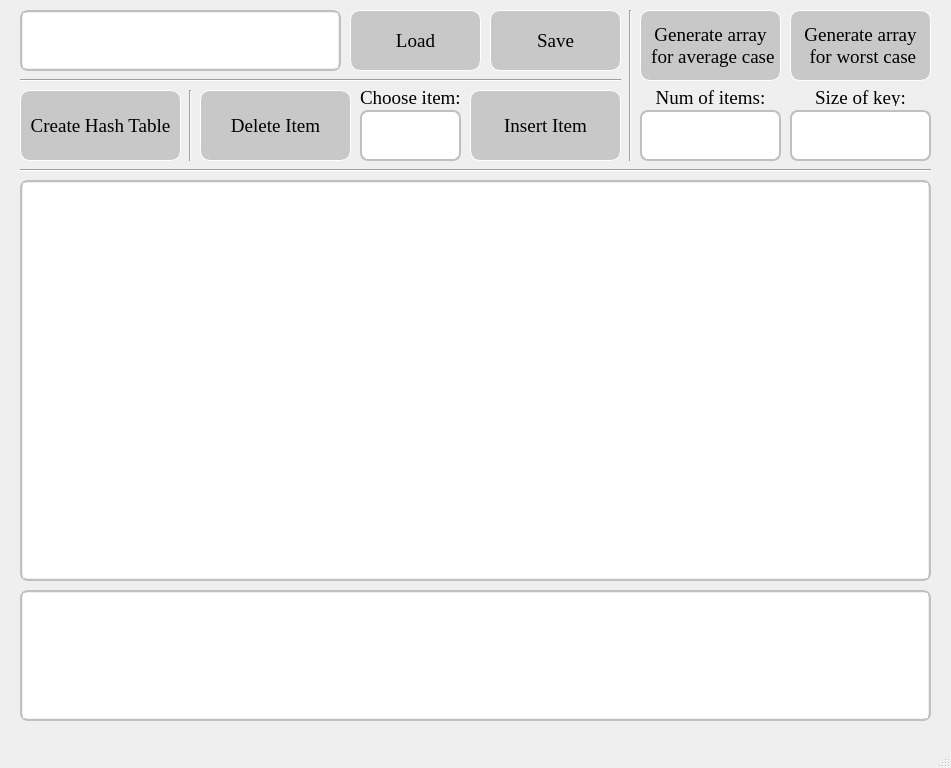
<?xml version="1.0" encoding="UTF-8"?>
<ui version="4.0">
 <class>MainWindow</class>
 <widget class="QMainWindow" name="MainWindow">
  <property name="geometry">
   <rect>
    <x>0</x>
    <y>0</y>
    <width>951</width>
    <height>768</height>
   </rect>
  </property>
  <property name="minimumSize">
   <size>
    <width>951</width>
    <height>768</height>
   </size>
  </property>
  <property name="maximumSize">
   <size>
    <width>951</width>
    <height>768</height>
   </size>
  </property>
  <property name="windowTitle">
   <string>MainWindow</string>
  </property>
  <property name="styleSheet">
   <string notr="true">#topPanel { background-color: 
  qlineargradient(spread:reflect, x1:0.5, y1:0, x2:0, y2:0, 
  stop:0 rgba(91, 204, 233, 100), stop:1 rgba(32, 80, 96, 
  100)); }</string>
  </property>
  <widget class="QWidget" name="centralwidget">
   <property name="styleSheet">
    <string notr="true">#centralWidget { background: rgba(132, 180, 196, 100); }</string>
   </property>
   <widget class="QPushButton" name="create">
    <property name="geometry">
     <rect>
      <x>20</x>
      <y>90</y>
      <width>161</width>
      <height>71</height>
     </rect>
    </property>
    <property name="font">
     <font>
      <family>Times New Roman</family>
      <pointsize>14</pointsize>
     </font>
    </property>
    <property name="styleSheet">
     <string notr="true">border: 1px solid white;
border-radius: 10px;
padding: 0 4px;
background: rgb(200, 200, 200);</string>
    </property>
    <property name="text">
     <string>Create Hash Table</string>
    </property>
   </widget>
   <widget class="QTextEdit" name="output">
    <property name="geometry">
     <rect>
      <x>20</x>
      <y>180</y>
      <width>911</width>
      <height>401</height>
     </rect>
    </property>
    <property name="font">
     <font>
      <family>HelveticaNeueLT Pro 55 Roman</family>
      <pointsize>13</pointsize>
      <weight>50</weight>
      <italic>false</italic>
      <bold>false</bold>
     </font>
    </property>
    <property name="styleSheet">
     <string notr="true">padding: 1px;
border-style: solid;
border: 2px solid silver;
border-radius: 8px;</string>
    </property>
   </widget>
   <widget class="QLineEdit" name="input">
    <property name="geometry">
     <rect>
      <x>360</x>
      <y>110</y>
      <width>101</width>
      <height>51</height>
     </rect>
    </property>
    <property name="font">
     <font>
      <family>Courier New</family>
      <pointsize>14</pointsize>
     </font>
    </property>
    <property name="styleSheet">
     <string notr="true">padding: 1px;
border-style: solid;
border: 2px solid silver;
border-radius: 8px;</string>
    </property>
    <property name="maxLength">
     <number>12</number>
    </property>
   </widget>
   <widget class="QPushButton" name="openfile">
    <property name="geometry">
     <rect>
      <x>350</x>
      <y>10</y>
      <width>131</width>
      <height>61</height>
     </rect>
    </property>
    <property name="font">
     <font>
      <family>Times New Roman</family>
      <pointsize>14</pointsize>
     </font>
    </property>
    <property name="styleSheet">
     <string notr="true">border: 1px solid white;
border-radius: 10px;
padding: 0 4px;
background: rgb(200, 200, 200);</string>
    </property>
    <property name="text">
     <string>Load</string>
    </property>
   </widget>
   <widget class="QPushButton" name="savefile">
    <property name="geometry">
     <rect>
      <x>490</x>
      <y>10</y>
      <width>131</width>
      <height>61</height>
     </rect>
    </property>
    <property name="font">
     <font>
      <family>Times New Roman</family>
      <pointsize>14</pointsize>
     </font>
    </property>
    <property name="styleSheet">
     <string notr="true">border: 1px solid white;
border-radius: 10px;
padding: 0 4px;
background: rgb(200, 200, 200);</string>
    </property>
    <property name="text">
     <string>Save</string>
    </property>
   </widget>
   <widget class="QTextEdit" name="inputht">
    <property name="geometry">
     <rect>
      <x>20</x>
      <y>10</y>
      <width>321</width>
      <height>61</height>
     </rect>
    </property>
    <property name="font">
     <font>
      <family>Courier New</family>
      <pointsize>12</pointsize>
     </font>
    </property>
    <property name="styleSheet">
     <string notr="true">padding: 1px;
border-style: solid;
border: 2px solid silver;
border-radius: 8px;</string>
    </property>
   </widget>
   <widget class="QPushButton" name="deleteItem">
    <property name="geometry">
     <rect>
      <x>200</x>
      <y>90</y>
      <width>151</width>
      <height>71</height>
     </rect>
    </property>
    <property name="font">
     <font>
      <family>Times New Roman</family>
      <pointsize>14</pointsize>
     </font>
    </property>
    <property name="styleSheet">
     <string notr="true">border: 1px solid white;
border-radius: 10px;
padding: 0 4px;
background: rgb(200, 200, 200);</string>
    </property>
    <property name="text">
     <string>Delete Item</string>
    </property>
   </widget>
   <widget class="Line" name="line">
    <property name="geometry">
     <rect>
      <x>20</x>
      <y>70</y>
      <width>601</width>
      <height>21</height>
     </rect>
    </property>
    <property name="orientation">
     <enum>Qt::Horizontal</enum>
    </property>
   </widget>
   <widget class="Line" name="line_2">
    <property name="geometry">
     <rect>
      <x>20</x>
      <y>160</y>
      <width>911</width>
      <height>21</height>
     </rect>
    </property>
    <property name="orientation">
     <enum>Qt::Horizontal</enum>
    </property>
   </widget>
   <widget class="QPushButton" name="averagecase">
    <property name="geometry">
     <rect>
      <x>640</x>
      <y>10</y>
      <width>141</width>
      <height>71</height>
     </rect>
    </property>
    <property name="font">
     <font>
      <family>Times New Roman</family>
      <pointsize>14</pointsize>
     </font>
    </property>
    <property name="styleSheet">
     <string notr="true">border: 1px solid white;
border-radius: 10px;
padding: 0 4px;
background: rgb(200, 200, 200);</string>
    </property>
    <property name="text">
     <string>Generate array
 for average case</string>
    </property>
   </widget>
   <widget class="QLineEdit" name="sizeac">
    <property name="geometry">
     <rect>
      <x>640</x>
      <y>110</y>
      <width>141</width>
      <height>51</height>
     </rect>
    </property>
    <property name="font">
     <font>
      <family>Courier New</family>
      <pointsize>14</pointsize>
     </font>
    </property>
    <property name="styleSheet">
     <string notr="true">padding: 1px;
border-style: solid;
border: 2px solid silver;
border-radius: 8px;</string>
    </property>
    <property name="maxLength">
     <number>5</number>
    </property>
   </widget>
   <widget class="Line" name="line_3">
    <property name="geometry">
     <rect>
      <x>180</x>
      <y>90</y>
      <width>20</width>
      <height>71</height>
     </rect>
    </property>
    <property name="orientation">
     <enum>Qt::Vertical</enum>
    </property>
   </widget>
   <widget class="QTextEdit" name="info">
    <property name="geometry">
     <rect>
      <x>20</x>
      <y>590</y>
      <width>911</width>
      <height>131</height>
     </rect>
    </property>
    <property name="font">
     <font>
      <family>HelveticaNeueLT Pro 55 Roman</family>
      <pointsize>12</pointsize>
     </font>
    </property>
    <property name="styleSheet">
     <string notr="true">padding: 1px;
border-style: solid;
border: 2px solid silver;
border-radius: 8px;</string>
    </property>
   </widget>
   <widget class="QPushButton" name="pushButton">
    <property name="geometry">
     <rect>
      <x>470</x>
      <y>90</y>
      <width>151</width>
      <height>71</height>
     </rect>
    </property>
    <property name="font">
     <font>
      <family>Times New Roman</family>
      <pointsize>14</pointsize>
     </font>
    </property>
    <property name="styleSheet">
     <string notr="true">border: 1px solid white;
border-radius: 10px;
padding: 0 4px;
background: rgb(200, 200, 200);</string>
    </property>
    <property name="text">
     <string>Insert Item</string>
    </property>
   </widget>
   <widget class="QPushButton" name="worstcase">
    <property name="geometry">
     <rect>
      <x>790</x>
      <y>10</y>
      <width>141</width>
      <height>71</height>
     </rect>
    </property>
    <property name="font">
     <font>
      <family>Times New Roman</family>
      <pointsize>14</pointsize>
     </font>
    </property>
    <property name="styleSheet">
     <string notr="true">border: 1px solid white;
border-radius: 10px;
padding: 0 4px;
background: rgb(200, 200, 200);</string>
    </property>
    <property name="text">
     <string>Generate array
 for worst case</string>
    </property>
   </widget>
   <widget class="QLineEdit" name="len">
    <property name="geometry">
     <rect>
      <x>790</x>
      <y>110</y>
      <width>141</width>
      <height>51</height>
     </rect>
    </property>
    <property name="font">
     <font>
      <family>Courier New</family>
      <pointsize>14</pointsize>
     </font>
    </property>
    <property name="styleSheet">
     <string notr="true">padding: 1px;
border-style: solid;
border: 2px solid silver;
border-radius: 8px;</string>
    </property>
    <property name="maxLength">
     <number>4</number>
    </property>
   </widget>
   <widget class="QLabel" name="label">
    <property name="geometry">
     <rect>
      <x>360</x>
      <y>90</y>
      <width>111</width>
      <height>16</height>
     </rect>
    </property>
    <property name="font">
     <font>
      <family>Times New Roman</family>
      <pointsize>14</pointsize>
     </font>
    </property>
    <property name="text">
     <string>Choose item:</string>
    </property>
   </widget>
   <widget class="QLabel" name="label_2">
    <property name="geometry">
     <rect>
      <x>640</x>
      <y>90</y>
      <width>141</width>
      <height>16</height>
     </rect>
    </property>
    <property name="font">
     <font>
      <family>Times New Roman</family>
      <pointsize>14</pointsize>
     </font>
    </property>
    <property name="text">
     <string>Num of items:</string>
    </property>
    <property name="alignment">
     <set>Qt::AlignCenter</set>
    </property>
   </widget>
   <widget class="Line" name="line_4">
    <property name="geometry">
     <rect>
      <x>620</x>
      <y>10</y>
      <width>20</width>
      <height>151</height>
     </rect>
    </property>
    <property name="orientation">
     <enum>Qt::Vertical</enum>
    </property>
   </widget>
   <widget class="QLabel" name="label_3">
    <property name="geometry">
     <rect>
      <x>790</x>
      <y>90</y>
      <width>141</width>
      <height>16</height>
     </rect>
    </property>
    <property name="font">
     <font>
      <family>Times New Roman</family>
      <pointsize>14</pointsize>
     </font>
    </property>
    <property name="text">
     <string>Size of key:</string>
    </property>
    <property name="alignment">
     <set>Qt::AlignCenter</set>
    </property>
   </widget>
  </widget>
  <widget class="QMenuBar" name="menubar">
   <property name="geometry">
    <rect>
     <x>0</x>
     <y>0</y>
     <width>951</width>
     <height>21</height>
    </rect>
   </property>
  </widget>
  <widget class="QStatusBar" name="statusbar"/>
 </widget>
 <resources/>
 <connections/>
</ui>
